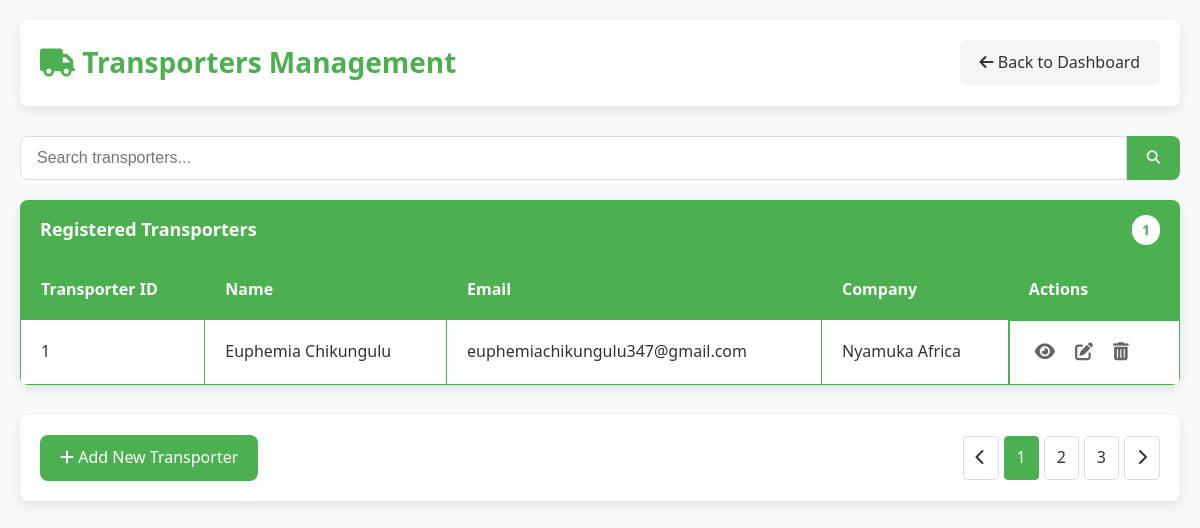
The app's page /manage-transporters.php, older data.
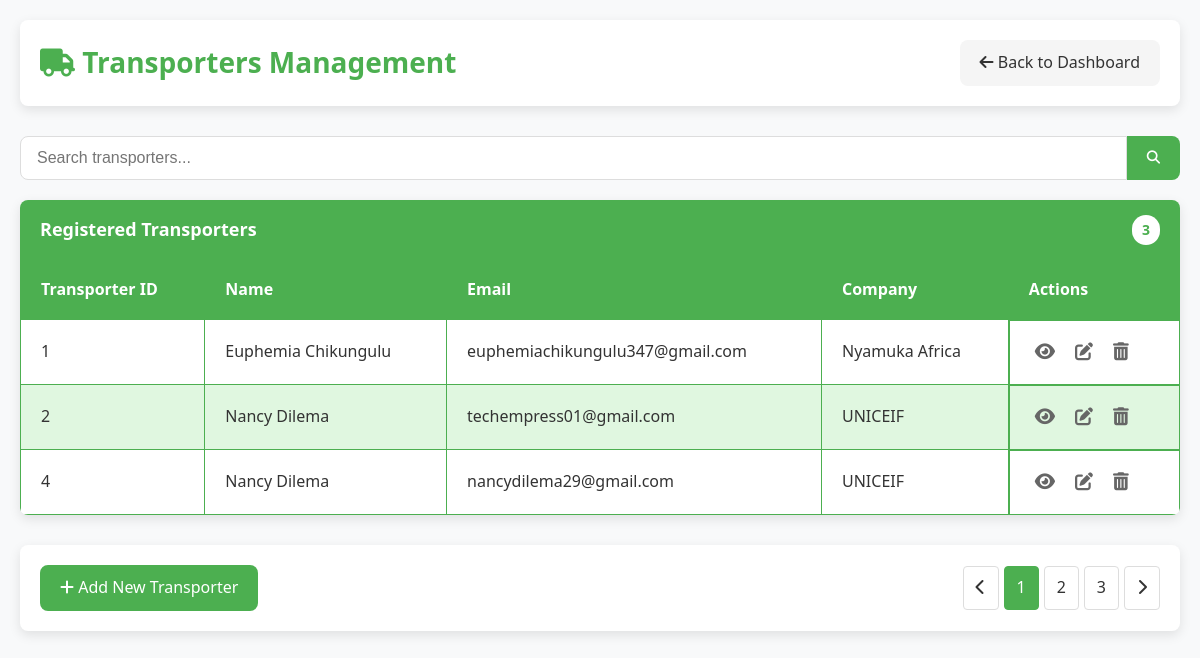
The same page, newer data.
### tables this page shows
CREATE TABLE `transporters` (
  `transporter_id` int(11) NOT NULL,
  `transporter_name` varchar(255) NOT NULL,
  `email` varchar(255) NOT NULL,
  `password` varchar(255) NOT NULL,
  `phone_number` varchar(20) DEFAULT NULL,
  `company` varchar(255) DEFAULT NULL,
  `truck_number` varchar(50) DEFAULT NULL
);

### manage-transporters.php (the view, shortened to what this page needs)
<?php
require_once 'db.php';
$query = "SELECT transporter_id, transporter_name, email, company FROM transporters";
$result = $conn->query($query);
$transporters = [];
if ($result->num_rows > 0) {
    while ($row = $result->fetch_assoc()) {
        $transporters[] = $row;
    }
}
?>
<!DOCTYPE html>
<html lang="en">
<head>
    <link rel="stylesheet" href="https://cdnjs.cloudflare.com/ajax/libs/font-awesome/6.4.0/css/all.min.css">
</head>
<body>
    <div class="container">
        <div class="header">
            <h1><i class="fas fa-truck"></i> Transporters Management</h1>
            <a href="admin-dashboard.php" class="btn btn-secondary">
                <i class="fas fa-arrow-left"></i> Back to Dashboard
            </a>
        </div>
        <div class="search-container">
            <input type="text" class="search-input" placeholder="Search transporters..." id="searchInput">
            <button class="search-button"><i class="fas fa-search"></i></button>
        </div>
        <div class="card">
            <div class="card-header">
                <span>Registered Transporters</span>
                <span class="count"><?php echo count($transporters); ?></span>
            </div>
            <div class="table-responsive">
                <table id="transportersTable">
                    <thead>
                        <tr>
                            <th>Transporter ID</th>
                            <th>Name</th>
                            <th>Email</th>
                            <th>Company</th>
                            <th>Actions</th>
                        </tr>
                    </thead>
                    <tbody>
                        <?php foreach ($transporters as $transporter): ?>
                            <tr>
                                <td><?php echo htmlspecialchars($transporter['transporter_id']); ?></td>
                                <td><?php echo htmlspecialchars($transporter['transporter_name']); ?></td>
                                <td><?php echo htmlspecialchars($transporter['email']); ?></td>
                                <td><?php echo htmlspecialchars($transporter['company']); ?></td>
                                <td class="actions">
                                    <button class="icon-button" title="View Details">
                                        <i class="fas fa-eye"></i>
                                    </button>
                                    <button class="icon-button" title="Edit">
                                        <i class="fas fa-edit"></i>
                                    </button>
                                    <button class="icon-button" title="Delete">
                                        <i class="fas fa-trash-alt"></i>
                                    </button>
                                </td>
                            </tr>
                        <?php endforeach; ?>
                    </tbody>
                </table>
            </div>
        </div>
        <div class="footer">
            <div>
                <a href="#" class="btn">
                    <i class="fas fa-plus"></i> Add New Transporter
                </a>
            </div>
            <ul class="pagination">
                <li><a href="#"><i class="fas fa-chevron-left"></i></a></li>
                <li class="active"><a href="#">1</a></li>
                <li><a href="#">2</a></li>
                <li><a href="#">3</a></li>
                <li><a href="#"><i class="fas fa-chevron-right"></i></a></li>
            </ul>
        </div>
    </div>
</body>
</html>

### manage-transporters.php (style rules this page uses)
:root { --primary-color: #4CAF50; --primary-light: #e0f7e0; --primary-dark: #388E3C; --secondary-color: #f5f5f5; --text-color: #333; --text-light: #666; --white: #ffffff; --border-radius: 8px; --box-shadow: 0 4px 12px rgba(0, 0, 0, 0.1); --transition: all 0.3s ease; }
* { margin: 0; padding: 0; box-sizing: border-box; }
body { font-family: 'Segoe UI', Tahoma, Geneva, Verdana, sans-serif; background-color: #f8f9fa; color: var(--text-color); line-height: 1.6; padding: 0; margin: 0; }
.container { max-width: 1200px; margin: 0 auto; padding: 20px; }
.header { background-color: var(--white); padding: 20px; border-radius: var(--border-radius); box-shadow: var(--box-shadow); margin-bottom: 30px; display: flex; justify-content: space-between; align-items: center; }
.header h1 { color: var(--primary-color); font-size: 28px; font-weight: 600; }
.search-container { display: flex; margin-bottom: 20px; }
.search-input { flex: 1; padding: 12px 16px; border: 1px solid #ddd; border-radius: var(--border-radius) 0 0 var(--border-radius); font-size: 16px; outline: none; transition: var(--transition); }
.search-button { background-color: var(--primary-color); color: white; border: none; padding: 0 20px; border-radius: 0 var(--border-radius) var(--border-radius) 0; cursor: pointer; transition: var(--transition); }
.card { background-color: var(--white); border-radius: var(--border-radius); box-shadow: var(--box-shadow); overflow: hidden; margin-bottom: 30px; }
.card-header { background-color: var(--primary-color); color: white; padding: 15px 20px; font-size: 18px; font-weight: 600; display: flex; justify-content: space-between; align-items: center; }
.card-header .count { background-color: var(--white); color: var(--primary-color); padding: 4px 10px; border-radius: 20px; font-size: 14px; font-weight: bold; }
.table-responsive { overflow-x: auto; }
table { width: 100%; border-collapse: collapse; }
th, td { padding: 16px 20px; text-align: left; border: 1px solid var(--primary-color); }
th { background-color: var(--primary-color); color: white; font-weight: 600; }
tr:nth-child(even) { background-color: var(--primary-light); }
tr:nth-child(odd) { background-color: var(--white); }
.btn { display: inline-block; padding: 10px 20px; background-color: var(--primary-color); color: white; text-decoration: none; border-radius: var(--border-radius); font-weight: 500; transition: var(--transition); border: none; cursor: pointer; text-align: center; }
.btn-secondary { background-color: #f5f5f5; color: var(--text-color); }
.actions { display: flex; gap: 10px; }
.icon-button { background: none; border: none; color: var(--text-light); cursor: pointer; font-size: 18px; transition: var(--transition); padding: 5px; }
.footer { display: flex; justify-content: space-between; align-items: center; padding: 20px; background-color: var(--white); border-radius: var(--border-radius); box-shadow: var(--box-shadow); margin-top: 30px; }
.pagination { display: flex; list-style: none; gap: 5px; }
.pagination li a { display: inline-block; padding: 8px 12px; background-color: var(--white); border: 1px solid #ddd; color: var(--text-color); text-decoration: none; border-radius: 4px; transition: var(--transition); }
.pagination li.active a, .pagination li a:hover { background-color: var(--primary-color); color: white; border-color: var(--primary-color); }

Row changes from the older to the newer data that the page shows:
added transporters: transporter_id "2", transporter_name "Nancy Dilema", email "techempress01@gmail.com", company "UNICEIF"
added transporters: transporter_id "4", transporter_name "Nancy Dilema", email "nancydilema29@gmail.com", company "UNICEIF"
Text that changed along with them:
count($transporters): "1" → "3"
